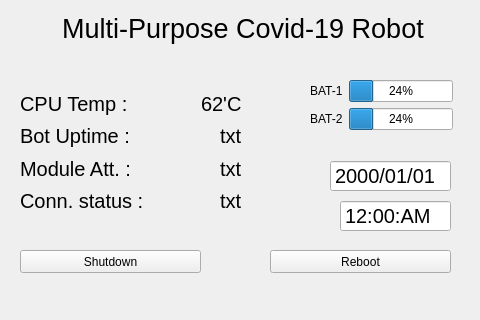
<?xml version="1.0" encoding="UTF-8"?>
<ui version="4.0">
 <class>Form</class>
 <widget class="QWidget" name="Form">
  <property name="geometry">
   <rect>
    <x>0</x>
    <y>0</y>
    <width>480</width>
    <height>320</height>
   </rect>
  </property>
  <property name="windowTitle">
   <string>Form</string>
  </property>
  <widget class="QLabel" name="title_lbl">
   <property name="geometry">
    <rect>
     <x>20</x>
     <y>10</y>
     <width>446</width>
     <height>37</height>
    </rect>
   </property>
   <property name="font">
    <font>
     <pointsize>20</pointsize>
    </font>
   </property>
   <property name="text">
    <string>Multi-Purpose Covid-19 Robot</string>
   </property>
   <property name="alignment">
    <set>Qt::AlignCenter</set>
   </property>
  </widget>
  <widget class="QWidget" name="layoutWidget">
   <property name="geometry">
    <rect>
     <x>20</x>
     <y>90</y>
     <width>222</width>
     <height>124</height>
    </rect>
   </property>
   <layout class="QVBoxLayout" name="verticalLayout">
    <item>
     <layout class="QHBoxLayout" name="horizontalLayout">
      <item>
       <widget class="QLabel" name="cpu_temp_lbl">
        <property name="font">
         <font>
          <pointsize>15</pointsize>
         </font>
        </property>
        <property name="text">
         <string>CPU Temp : </string>
        </property>
       </widget>
      </item>
      <item>
       <spacer name="horizontalSpacer_2">
        <property name="orientation">
         <enum>Qt::Horizontal</enum>
        </property>
        <property name="sizeHint" stdset="0">
         <size>
          <width>40</width>
          <height>20</height>
         </size>
        </property>
       </spacer>
      </item>
      <item>
       <widget class="QLabel" name="cpu_temp_val">
        <property name="font">
         <font>
          <pointsize>15</pointsize>
         </font>
        </property>
        <property name="text">
         <string>62'C</string>
        </property>
       </widget>
      </item>
     </layout>
    </item>
    <item>
     <layout class="QHBoxLayout" name="horizontalLayout_3">
      <item>
       <widget class="QLabel" name="bot_uptime_lbl">
        <property name="font">
         <font>
          <pointsize>15</pointsize>
         </font>
        </property>
        <property name="text">
         <string>Bot Uptime : </string>
        </property>
       </widget>
      </item>
      <item>
       <spacer name="horizontalSpacer_4">
        <property name="orientation">
         <enum>Qt::Horizontal</enum>
        </property>
        <property name="sizeHint" stdset="0">
         <size>
          <width>40</width>
          <height>20</height>
         </size>
        </property>
       </spacer>
      </item>
      <item>
       <widget class="QLabel" name="bot_uptim_val">
        <property name="font">
         <font>
          <pointsize>15</pointsize>
         </font>
        </property>
        <property name="text">
         <string>txt</string>
        </property>
       </widget>
      </item>
     </layout>
    </item>
    <item>
     <layout class="QHBoxLayout" name="horizontalLayout_5">
      <item>
       <widget class="QLabel" name="module_lbl">
        <property name="font">
         <font>
          <pointsize>15</pointsize>
         </font>
        </property>
        <property name="text">
         <string>Module Att. : </string>
        </property>
       </widget>
      </item>
      <item>
       <spacer name="horizontalSpacer_5">
        <property name="orientation">
         <enum>Qt::Horizontal</enum>
        </property>
        <property name="sizeHint" stdset="0">
         <size>
          <width>40</width>
          <height>20</height>
         </size>
        </property>
       </spacer>
      </item>
      <item>
       <widget class="QLabel" name="module_val">
        <property name="font">
         <font>
          <pointsize>15</pointsize>
         </font>
        </property>
        <property name="text">
         <string>txt</string>
        </property>
       </widget>
      </item>
     </layout>
    </item>
    <item>
     <layout class="QHBoxLayout" name="horizontalLayout_4">
      <item>
       <widget class="QLabel" name="conn_sts_lbl">
        <property name="font">
         <font>
          <pointsize>15</pointsize>
         </font>
        </property>
        <property name="text">
         <string>Conn. status : </string>
        </property>
       </widget>
      </item>
      <item>
       <spacer name="horizontalSpacer_6">
        <property name="orientation">
         <enum>Qt::Horizontal</enum>
        </property>
        <property name="sizeHint" stdset="0">
         <size>
          <width>40</width>
          <height>20</height>
         </size>
        </property>
       </spacer>
      </item>
      <item>
       <widget class="QLabel" name="conn_sts_val">
        <property name="font">
         <font>
          <pointsize>15</pointsize>
         </font>
        </property>
        <property name="text">
         <string>txt</string>
        </property>
       </widget>
      </item>
     </layout>
    </item>
   </layout>
  </widget>
  <widget class="QPushButton" name="shutdown_btn">
   <property name="geometry">
    <rect>
     <x>20</x>
     <y>250</y>
     <width>181</width>
     <height>23</height>
    </rect>
   </property>
   <property name="text">
    <string>Shutdown</string>
   </property>
  </widget>
  <widget class="QPushButton" name="reboot_btn">
   <property name="geometry">
    <rect>
     <x>270</x>
     <y>250</y>
     <width>181</width>
     <height>23</height>
    </rect>
   </property>
   <property name="text">
    <string>Reboot</string>
   </property>
  </widget>
  <widget class="QDateEdit" name="dateEdit">
   <property name="geometry">
    <rect>
     <x>330</x>
     <y>160</y>
     <width>121</width>
     <height>32</height>
    </rect>
   </property>
   <property name="font">
    <font>
     <pointsize>15</pointsize>
    </font>
   </property>
   <property name="readOnly">
    <bool>true</bool>
   </property>
   <property name="buttonSymbols">
    <enum>QAbstractSpinBox::NoButtons</enum>
   </property>
   <property name="displayFormat">
    <string>yyyy/MM/dd</string>
   </property>
  </widget>
  <widget class="QTimeEdit" name="timeEdit">
   <property name="geometry">
    <rect>
     <x>340</x>
     <y>200</y>
     <width>111</width>
     <height>32</height>
    </rect>
   </property>
   <property name="font">
    <font>
     <pointsize>15</pointsize>
    </font>
   </property>
   <property name="frame">
    <bool>true</bool>
   </property>
   <property name="readOnly">
    <bool>true</bool>
   </property>
   <property name="buttonSymbols">
    <enum>QAbstractSpinBox::NoButtons</enum>
   </property>
   <property name="displayFormat">
    <string>hh:mm:A</string>
   </property>
  </widget>
  <widget class="QWidget" name="layoutWidget">
   <property name="geometry">
    <rect>
     <x>310</x>
     <y>80</y>
     <width>143</width>
     <height>58</height>
    </rect>
   </property>
   <layout class="QFormLayout" name="formLayout">
    <item row="0" column="0">
     <widget class="QLabel" name="bat1_lbl">
      <property name="text">
       <string>BAT-1</string>
      </property>
     </widget>
    </item>
    <item row="0" column="1">
     <widget class="QProgressBar" name="bat1_pb">
      <property name="value">
       <number>24</number>
      </property>
     </widget>
    </item>
    <item row="1" column="0">
     <widget class="QLabel" name="bat2_lbl">
      <property name="text">
       <string>BAT-2</string>
      </property>
     </widget>
    </item>
    <item row="1" column="1">
     <widget class="QProgressBar" name="bat2_pb">
      <property name="value">
       <number>24</number>
      </property>
     </widget>
    </item>
   </layout>
  </widget>
 </widget>
 <resources/>
 <connections/>
</ui>
